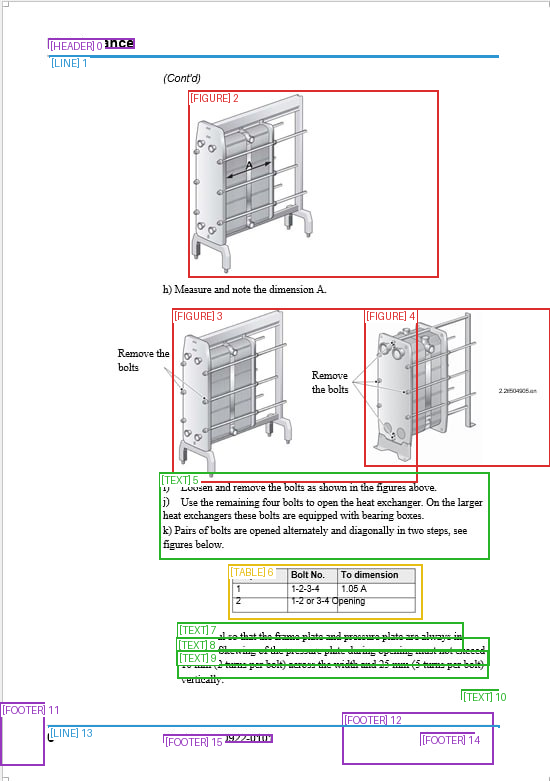
#> input picture artifacts/diagnostics/image-layout-diagnostic/page-1-overlay.png, 550 x 781 px, given in place of codex-clipboard-bd968c81-0f7f-41e4-9117-9ea2136f971c.png, which was not available
$ python compare_phase_a_layout.py
#> lines starting #> are read from the running program, lines starting #| are printed output that depends on the picture; pictures that were not available may be replaced by others from this repository, and a replacement may not be noted
from pathlib import Path
import json

from PIL import Image, ImageDraw, ImageFont

ROOT=Path(__file__).resolve().parents[1]
SOURCE=Path(r"C:\Users\Coding\AppData\Local\Temp\codex-clipboard-bd968c81-0f7f-41e4-9117-9ea2136f971c.png")
RENDER=ROOT/".runtime"/"phase-a-layout-render"/"page-1.png"
OUTPUT=ROOT/"artifacts"/"phase-a-side-by-side.png"


def vertical_metrics(path):
    image=Image.open(path).convert("L")
    width,height=image.size
    pixels=image.load()
    rows=[]
    for y in range(height):
        ink=sum(1 for x in range(int(width*.025),int(width*.975)) if pixels[x,y]<225)
        if ink>=max(2,int(width*.003)):
            rows.append(y)
    main=[row for row in rows if row<height*.86]
    footer=[row for row in rows if row>=height*.86]
    return {
        "main_bottom_ratio":max(main)/height,
        "main_height_ratio":(max(main)-min(main))/height,
        "footer_top_ratio":min(footer)/height,
        "lower_whitespace_ratio":(min(footer)-max(main))/height,
    }


def main():
    source=Image.open(SOURCE).convert("RGB")
#> source is the input picture: PIL image 550x781 RGB; mean R, G, B 240.7, 240.6, 239.8
    render=Image.open(RENDER).convert("RGB")
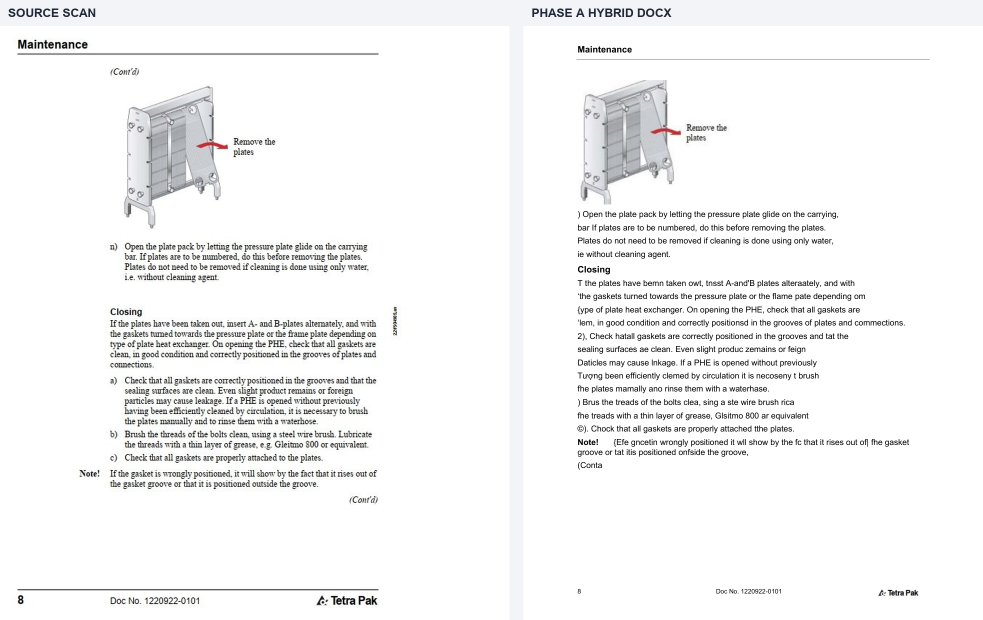
#> input picture artifacts/phase-a-side-by-side.png, 1965 x 1240 px, given in place of page-1.png, which was not available (shown at 1/2 size)
#> render is the input picture: PIL image 1965x1240 RGB; mean R, G, B 244.5, 244.7, 244.9
    target_height=max(source.height,render.height)
#> target_height = 1240
    source=source.resize((round(source.width*target_height/source.height),target_height),Image.Resampling.LANCZOS)
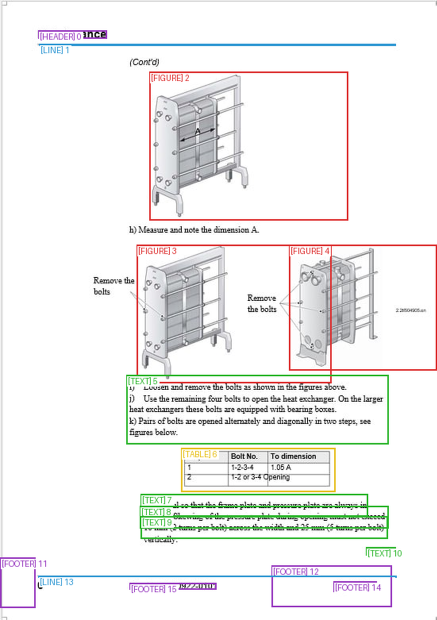
#> source: PIL image 873x1240 RGB (shown at 1/2 size); mean R, G, B 240.2, 240, 239.2
    render=render.resize((round(render.width*target_height/render.height),target_height),Image.Resampling.LANCZOS)
    gap=28;label_height=52
    canvas=Image.new("RGB",(source.width+render.width+gap,target_height+label_height),(242,244,248))
    canvas.paste(source,(0,label_height));canvas.paste(render,(source.width+gap,label_height))
#> after `canvas.paste(source, (0, label_height))`:
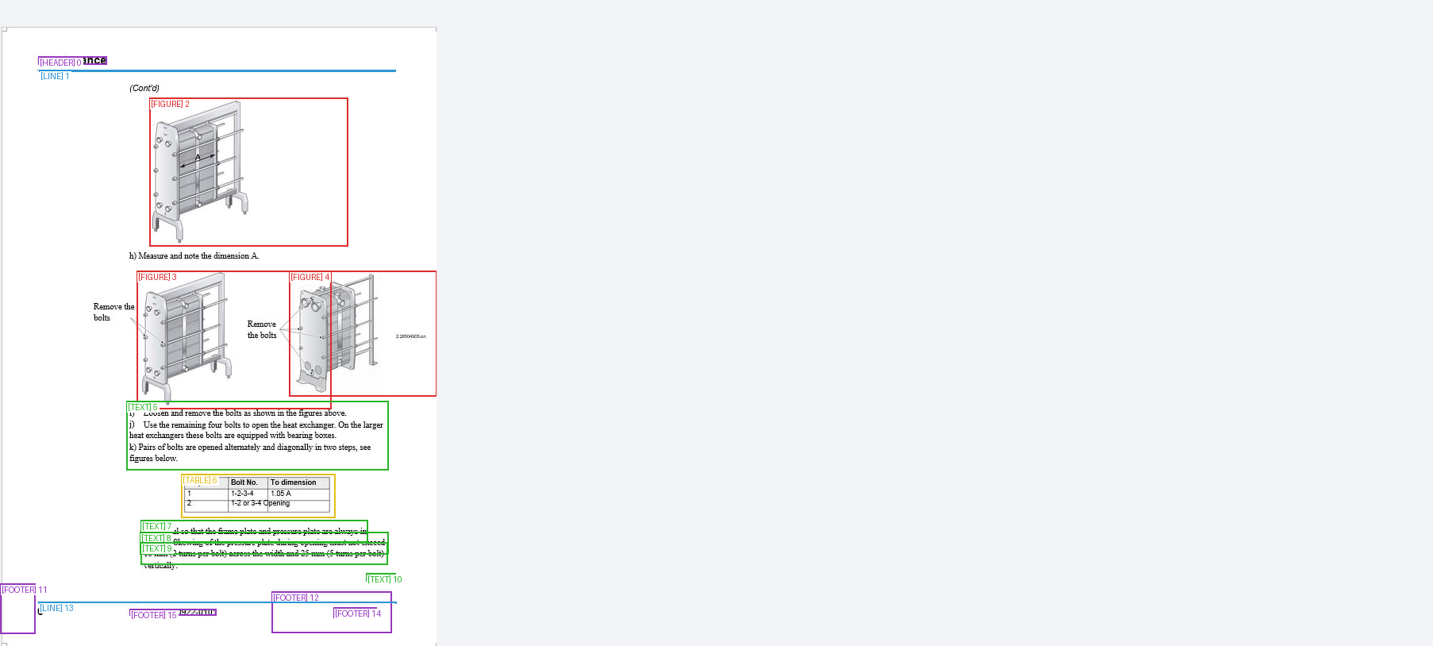
#> canvas: PIL image 2866x1292 RGB (shown at 1/2 size); mean R, G, B 241.5, 242.8, 245.4
#> after `canvas.paste(render, (source.width + gap, label_height))`:
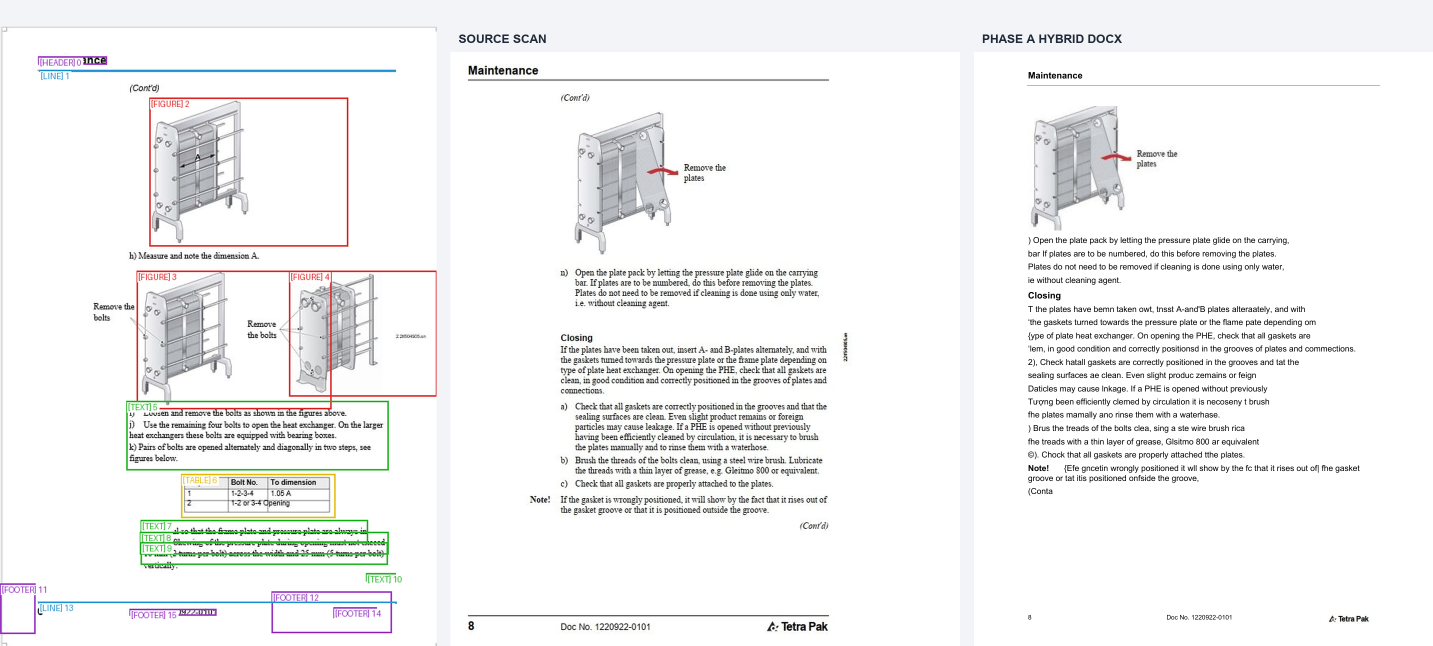
#> canvas: PIL image 2866x1292 RGB (shown at 1/2 size); mean R, G, B 243.1, 243.3, 243.4
    draw=ImageDraw.Draw(canvas)
    font=ImageFont.truetype("C:/Windows/Fonts/arialbd.ttf",24)
    draw.text((16,12),"SOURCE SCAN",fill=(31,41,55),font=font)
    draw.text((source.width+gap+16,12),"PHASE A HYBRID DOCX",fill=(31,41,55),font=font)
    OUTPUT.parent.mkdir(parents=True,exist_ok=True)
    canvas.save(OUTPUT)
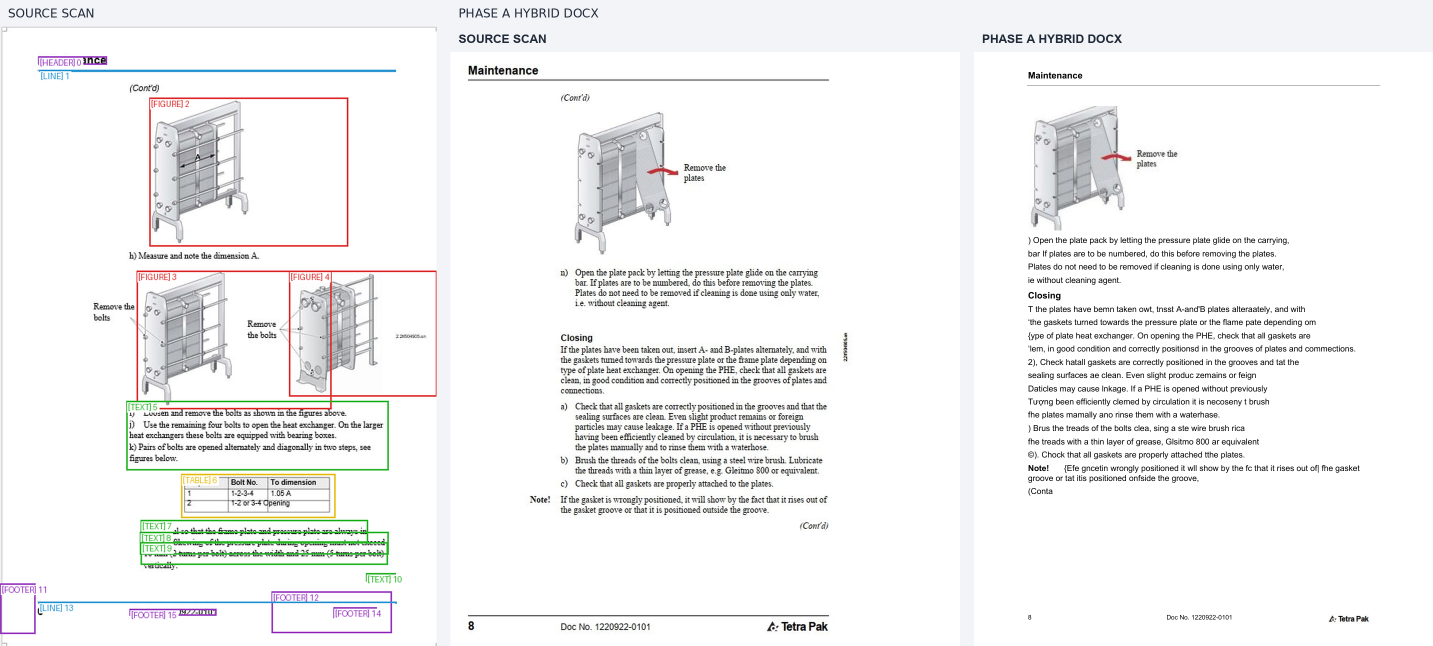
#> saved as phase-a-side-by-side.png: PIL image 2866x1292 RGB (shown at 1/2 size); mean R, G, B 243, 243.2, 243.3

    source_metrics=vertical_metrics(SOURCE);render_metrics=vertical_metrics(RENDER)
#> in vertical_metrics, `image=Image.open(path).convert("L")`:
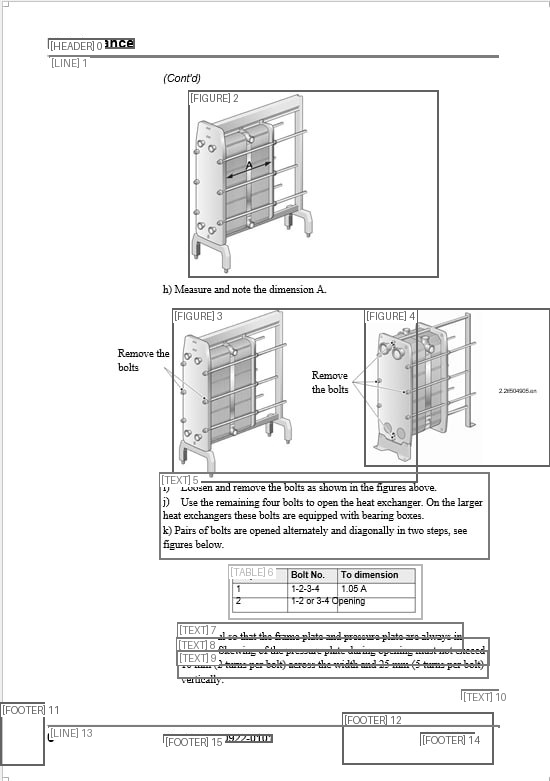
#> image: PIL image 550x781 L; min 0, max 255, mean 240.5
#> the loop in vertical_metrics, `for y in range(height):` made 781 passes
#> ink on passes 1 to 3: 0, 523, 0
#> after the loop in vertical_metrics, `for y in range(height):`: rows = 681 values from 1 to 765
#> in vertical_metrics, `main=[row for row in rows if row<height*.86]`: main = 593 values from 1 to 671
#> in vertical_metrics, `footer=[row for row in rows if row>=height*.86]`: footer = 88 values from 672 to 765
#> after `source_metrics = vertical_metrics(SOURCE)`: source_metrics = {'main_bottom_ratio': 0.859, 'main_height_ratio': 0.858, 'footer_top_ratio': 0.86, 'lower_whitespace_ratio': 0.00128}
#> the loop in vertical_metrics (call 2), `for y in range(height):` made 1240 passes
#> after `render_metrics = vertical_metrics(RENDER)`: render_metrics = {'main_bottom_ratio': 0.812, 'main_height_ratio': 0.798, 'footer_top_ratio': 0.949, 'lower_whitespace_ratio': 0.137}
    assert abs(render_metrics["main_height_ratio"]-source_metrics["main_height_ratio"])<=.12
#> (the run stopped early here; a loop or call above may not have finished)
